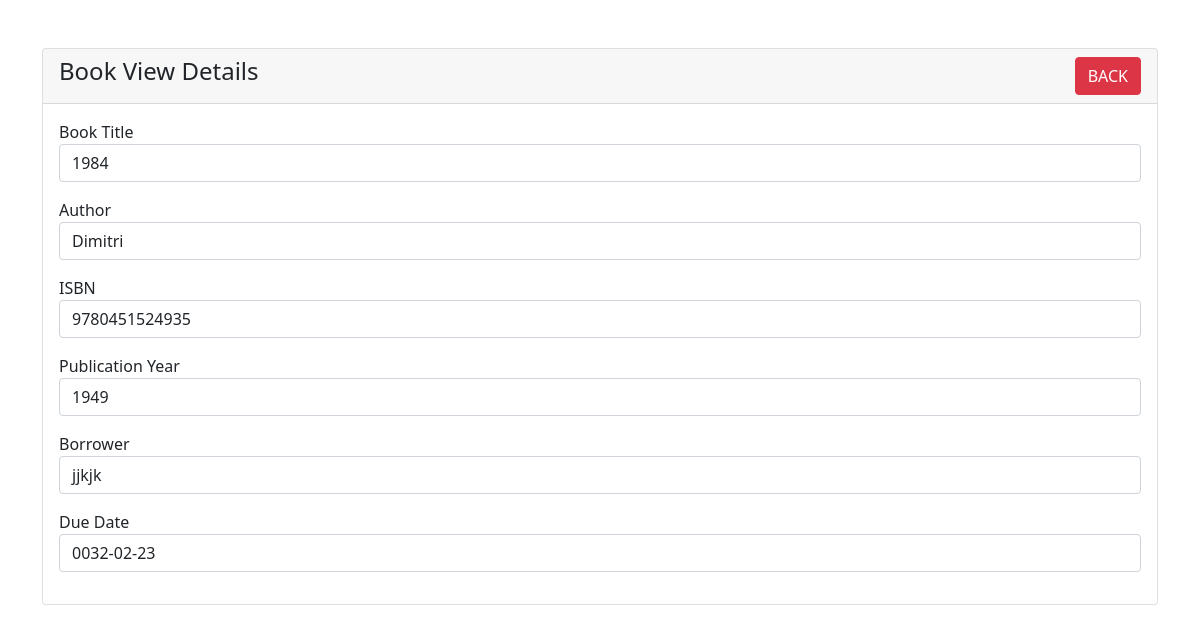
The page /book-view.php?id=6 on the database its author committed.
### tables this page shows
CREATE TABLE `books` (
  `id` int(11) NOT NULL,
  `book_title` varchar(255) NOT NULL,
  `author` varchar(255) NOT NULL,
  `isbn` varchar(20) NOT NULL,
  `publication_year` int(11) DEFAULT NULL,
  `borrower` varchar(255) DEFAULT NULL,
  `due_date` date DEFAULT NULL
);

### book-view.php (the view, shortened to what this page needs)
<?php
$pdo = new PDO('mysql:host=sql208.infinityfree.com;dbname=if0_38847636_blog', 'if0_38847636', 'X0LkFpkIaGQy8Om');
$pdo->setAttribute(PDO::ATTR_ERRMODE, PDO::ERRMODE_EXCEPTION);
if (isset($_GET['id'])) {
    $book_id = $_GET['id'];
    $query = "
        SELECT books.id, books.book_title, books.author, books.isbn, books.publication_year,
               books.borrower, books.due_date
        FROM books
        WHERE books.id = :id
    ";
    $statement = $pdo->prepare($query);
    $statement->bindValue(':id', $book_id);
    $statement->execute();
    $book = $statement->fetch(PDO::FETCH_ASSOC);
} else {
    echo "<h4>No book ID provided.</h4>";
    exit;
}
?>
<!doctype html>
<html lang="en">
<head>
    <link href="https://cdn.jsdelivr.net/npm/bootstrap@5.1.3/dist/css/bootstrap.min.css" rel="stylesheet">
</head>
<body>
    <div class="container mt-5">
        <div class="row">
            <div class="col-md-12">
                <div class="card">
                    <div class="card-header">
                        <h4>Book View Details
                            <a href="books.php" class="btn btn-danger float-end">BACK</a>
                        </h4>
                    </div>
                    <div class="card-body">
                        <?php if ($book): ?>
                            <div class="mb-3">
                                <label>Book Title</label>
                                <p class="form-control"><?php echo $book['book_title']; ?></p>
                            </div>
                            <div class="mb-3">
                                <label>Author</label>
                                <p class="form-control"><?php echo $book['author']; ?></p>
                            </div>
                            <div class="mb-3">
                                <label>ISBN</label>
                                <p class="form-control"><?php echo $book['isbn']; ?></p>
                            </div>
                            <div class="mb-3">
                                <label>Publication Year</label>
                                <p class="form-control"><?php echo $book['publication_year']; ?></p>
                            </div>
                            <div class="mb-3">
                                <label>Borrower</label>
                                <p class="form-control"><?php echo $book['borrower'] ? $book['borrower'] : 'No borrower available.'; ?></p>
                            </div>
                            <div class="mb-3">
                                <label>Due Date</label>
                                <p class="form-control"><?php echo $book['due_date'] ? $book['due_date'] : 'No due date available.'; ?></p>
                            </div>
                        <?php else: ?>
                            <h4>No book found with this ID.</h4>
                        <?php endif; ?>
                    </div>
                </div>
            </div>
        </div>
    </div>
</body>
</html>

### rows shown on the page
books: book_title "1984", author "Dimitri", isbn "9780451524935", publication_year "1949", borrower "jjkjk", due_date "0032-02-23"
